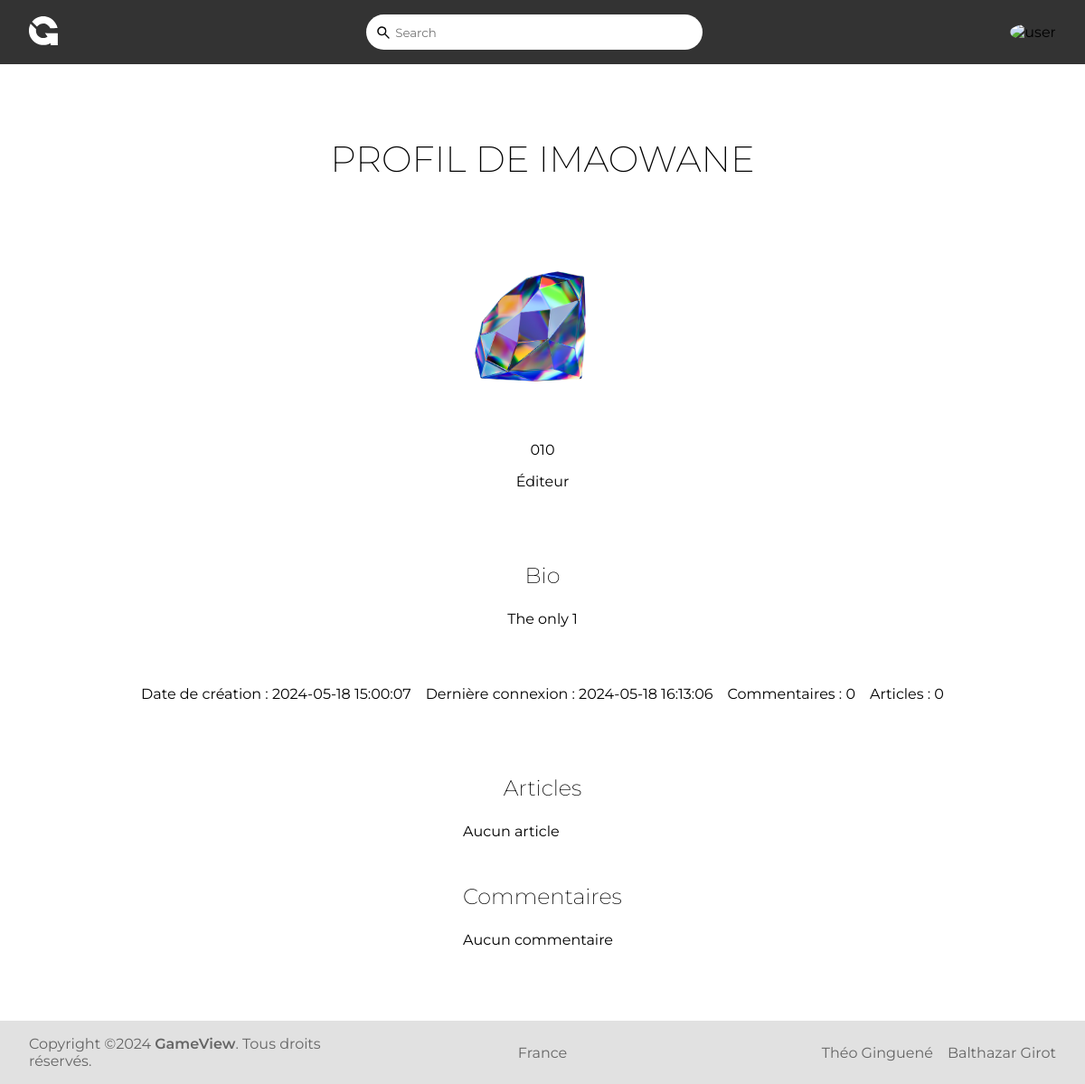
/src/pages/profile.php?id=4, run on the app's committed database.
### tables this page shows
CREATE TABLE `user` (
  `username` varchar(25) NOT NULL,
  `password` text NOT NULL,
  `email` varchar(50) NOT NULL,
  `role` varchar(40) DEFAULT NULL,
  `name` varchar(20) NOT NULL,
  `surname` varchar(20) NOT NULL,
  `birthdate` date NOT NULL,
  `bio` text,
  `id` bigint(20) UNSIGNED NOT NULL,
  `commentCount` int(11) NOT NULL DEFAULT '0',
  `articleCount` int(11) NOT NULL DEFAULT '0',
  `lastConnection` datetime NOT NULL DEFAULT CURRENT_TIMESTAMP,
  `accountCreation` datetime NOT NULL DEFAULT CURRENT_TIMESTAMP
);

### src/utils/preparedQueries.php (called while the page is built, shortened)
<?php
$mysqli = connectionDB();
$user_info_query = "SELECT * FROM user WHERE id = ?";
$user_comments_query = "SELECT * FROM comment WHERE authorID_comment = ?";
$user_articles_query = "SELECT * FROM article WHERE authorID_article = ?";
$user_info_prepared = mysqli_prepare($mysqli, $user_info_query);
$user_comments_prepared = mysqli_prepare($mysqli, $user_comments_query);
$user_articles_prepared = mysqli_prepare($mysqli, $user_articles_query);

### src/utils/dbQueries.php (called while the page is built, shortened)
<?php
function readDB(mysqli_stmt $sql_stmt) {
	mysqli_stmt_execute($sql_stmt);
	$result = mysqli_stmt_get_result($sql_stmt);
	if($result == false || $result == null) {
		return array();
	} else {
		$data = mysqli_fetch_all($result, MYSQLI_ASSOC);
		return $data;
	}
}

### src/pages/profile.php (the view, shortened to what this page needs)
<?php
require_once(DOCUMENT_ROOT . '/src/utils/dbQueries.php');
require_once(DOCUMENT_ROOT . '/src/static/head.php');
require_once(DOCUMENT_ROOT . '/src/static/header.php');
require_once(DOCUMENT_ROOT . '/src/static/footer.php');
require_once(DOCUMENT_ROOT . '/src/utils/user.php');
?>
<!DOCTYPE html>
<html lang="fr">
    <body>
        <main>
        <?php
            if (isset($_GET['id'])) {
                $user_id = $_GET['id'];
                require_once(DOCUMENT_ROOT . '/src/utils/preparedQueries.php');
                mysqli_stmt_bind_param($user_info_prepared, 'i', $user_id);
                $user_info = readDB($user_info_prepared)[0];
        ?>
        <h2>Profil de <?php echo $user_info['surname']; echo $user_info['name']; ?></h2>
        <div class="profile">
            <div class="profile-main">
                <div class="profile-user">
                    <div class="profile-picture">
                        <?php echo profilePicture(false, $user_info['id']); ?>
                    </div>
                    <p class="username"><?php echo $user_info['username']; ?></p>
                    <p class="role"><?php echo $user_info['role']; ?></p>
                </div>
            </div>
            <div class="bio">
                <h3>Bio</h3>
                <p><?php echo ($user_info['bio']==null?"Cet utilisateur n'a pas de bio":$user_info['bio']); ?></p>
            </div>
            <div class="profile-stats">
                <p class="creation-date">Date de création : <?php echo $user_info['accountCreation']; ?></p>
                <p class="last-connection">Dernière connexion : <?php echo $user_info['lastConnection']; ?></p>
                <p class="comment-count">Commentaires : <?php echo $user_info['commentCount']; ?></p>
                <p class="article-count">Articles : <?php echo $user_info['articleCount']; ?></p>
            </div>
            <div class="user-content">
                <h3>Articles</h3>
                <div class="articles">
                    <?php
                        mysqli_stmt_bind_param($user_articles_prepared, 'i', $user_id);
                        $user_articles = readDB($user_articles_prepared);
                        if (count($user_articles) > 0) {
                            for ($i = 0; $i < count($user_articles); $i++) {
                                $article = $user_articles[$i];
                                mysqli_stmt_bind_param($article_info_prepared, 'i', $article['id']);
                                $article_info = readDB($article_info_prepared)[0];
                                includeArticleCard(
                                    $article_info['id'],
                                    $article_info['gameTitle'],
                                    $article_info['gameId'],
                                    $article_info['title'],
                                    $article_info['description'],
                                    $article_info['rating'],
                                    $article_info['username'],
                                    $article_info['role'],
                                    $article_info['authorId'],
                                );
                            }
                        }
                        else {
                            echo '<p>Aucun article</p>';
                        }
                    ?>
                </div>
                <h3>Commentaires</h3>
                <div class="comments">
                    <?php
                        mysqli_stmt_bind_param($user_comments_prepared, 'i', $user_id);
                        $user_comments = readDB($user_comments_prepared);
                        if (count($user_comments) > 0) {
                            for ($i = 0; $i < count($user_comments); $i++) {
                                $comment = $user_comments[$i];
                                echo '
                                <div class="comment">
                                    <p class="comment-content">'.$comment['content'].'</p>
                                    <p class="comment-date">'.$comment['creationDate'].'</p>
                                    <a href="/src/pages/article.php?id='.$comment['articleID_comment'].'">Voir l\'article</a>
                                </div>
                                ';
                            }
                        }
                        else {
                            echo '<p>Aucun commentaire</p>';
                        }
                    ?>
                </div>
            </div>
        </div>
        <?php
            }
            ?>
        </main>
    </body>
</html>

### src/styles/style.css (style rules this page uses)
html { font-family: "Montserrat", sans-serif; }
body { display: flex; flex-direction: column; min-height: 100vh; }
main { display: flex; flex-direction: column; }
.profile-picture { border-radius: 50%; }

### src/styles/pages/profile.css (style rules this page uses)
h2 { text-align: center; padding: 2em 0 1em 0; font-weight: 200; font-size: 2.5em; text-transform: uppercase; }
.profile { display: flex; flex-direction: column; align-items: center; justify-content: center; margin: 2em 0 5em 0; gap: 2em; }
.profile .profile-main { display: flex; align-items: center; gap: 2em; }
.profile .profile-main .profile-user { display: flex; flex-direction: column; gap: 1em; }
.profile .profile-main .profile-user .profile-picture { width: 200px; height: 200px; border-radius: 50%; overflow: hidden; position: relative; }
.profile .profile-main .profile-user p { text-align: center; }
.profile .bio { width: 50%; }
.profile .bio h3 { font-size: 1.5em; font-weight: 200; text-align: center; padding: 2em 0 1em 0; }
.profile .bio p { text-align: center; }
.profile .profile-stats { display: flex; justify-content: center; gap: 1em; margin-top: 2em; }
.profile .user-content > h3 { font-size: 1.5em; font-weight: 200; text-align: center; padding: 2em 0 1em 0; }
.profile .user-content .articles { display: grid; grid-template-columns: auto auto; width: -moz-fit-content; width: fit-content; align-self: center; }
.profile .user-content .articles > * { justify-self: center; display: flex; }

### data on the page
user: surname "IMA", name "OWANE", username "010", role "Éditeur", bio "The only 1", accountCreation "2024-05-18 15:00:07", lastConnection "2024-05-18 16:13:06", commentCount "0", articleCount "0"
